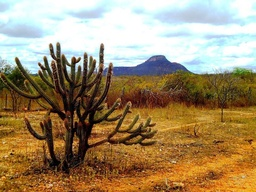
#> input picture imagens/sertao2.jpg, 256 x 192 px, shrunk from 960 x 720 before the run
$ python cannypoints.py
#> lines starting #> are read from the running program, lines starting #| are printed output that depends on the picture; after the words box and inside, x2 and y2 are one past the last pixel; in counts of white or black regions, pixels touching at a corner belong together
#PDI - Processamento Digital de Imagens
#Capítulo 19. Detecção de bordas com o algoritmo de Canny
import cv2
import random
import time

JITTER = 3
STEP = 3

def cannyfilter(image, val):
    imgCanny = cv2.Canny(image, val, 3 * val)
    return imgCanny

def pontilhismo(image, imagecolor, raio):
    imgponto = imagecolor.copy()
    height, width = image.shape

    xrange = list(range(height // STEP))
    yrange = list(range(width // STEP))

    for i in range(len(xrange)):
        xrange[i] = xrange[i] * STEP + STEP // 2

    for i in range(len(yrange)):
        yrange[i] = yrange[i] * STEP + STEP // 2

    # Gerar uma semente aleatória para o embaralhamento
    seed = int(time.time() * 1000)  # Usando a hora atual para gerar uma semente única
    random.seed(seed)
    random.shuffle(xrange)

    for i in xrange:
        random.shuffle(yrange)
        for j in yrange:
            # Adicionar jitter aleatório
            x = i + random.randint(-JITTER, JITTER)
            y = j + random.randint(-JITTER, JITTER)

            # Garantir que x e y estão dentro dos limites da imagem
            if x >= 0 and x < image.shape[0] and y >= 0 and y < image.shape[1]:
                pixel_value = imagecolor[x, y]
                blue, green, red = pixel_value
                color = (int(blue), int(green), int(red))
                # Desenhar um círculo no ponto correspondente
                cv2.circle(imgponto, (y, x), raio, color , -1, cv2.LINE_AA)
   # cv2.imshow("teste", imgponto)
    return imgponto

def desenha(imgPonti, imagecolor, imgCanny, p):
    imgCannyPoint = imgPonti.copy()
    for i in range(imgPonti.shape[0]):
        for j in range(imgPonti.shape[1]):
            if (imgCanny[i][j] == 255):
                #gray = int(image[i][j])
                pixel_value = imagecolor[i,j]
                blue, green, red = pixel_value
                color = (int(blue), int(green), int(red))
                cv2.circle(imgCannyPoint, (j, i), p, color, p)
    return imgCannyPoint

#Int main:
arquivo = "imagens/sertao2.jpg"
imagecolor = cv2.imread(arquivo, cv2.IMREAD_COLOR)
#> imagecolor is the input picture: shape (192, 256, 3); mean B, G, R 107.6, 140.4, 160.8
image = cv2.imread(arquivo, cv2.IMREAD_GRAYSCALE)
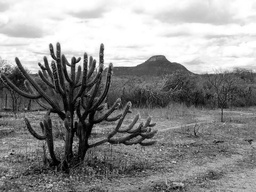
#> image: shape (192, 256); min 0, max 255, mean 142.8

if image is None:
    print(f"Erro abrindo imagem {arquivo}")
    exit()

cv2.imshow("Original", imagecolor)
raio = 10
for qnt in range(1, 100, 10):
    imgCanny = cannyfilter(image, qnt*2)

    cv2.imshow(f"Canny{qnt}", imgCanny)
    cv2.imwrite(f"imagens/filtercanny{qnt}.png", imgCanny)

    imgp = pontilhismo(image, imagecolor, raio+1)
    imgCannyPoint = desenha(imgp, imagecolor, imgCanny, raio)

    cv2.imshow(f"cannypoint{qnt}", imgCannyPoint)
    cv2.imwrite(f"imagens/canny&point{qnt}.png", imgCannyPoint)

    raio = raio - 1
    if raio <= 0:
        raio = 1
#> this loop made 10 passes
#> pass 1, in cannyfilter, `imgCanny = cv2.Canny(image, val, 3 * val)`:
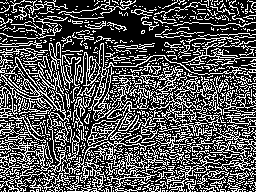
#> imgCanny: shape (192, 256); 33% white in thin lines or dots
#> pass 1, `imgp = pontilhismo(image, imagecolor, raio+1)`:
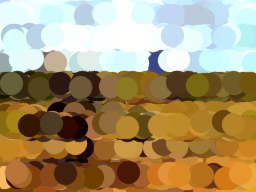
#> imgp: shape (192, 256, 3); mean B, G, R 112.5, 149, 168.6
#> pass 1, `imgCannyPoint = desenha(imgp, imagecolor, imgCanny, raio)`:
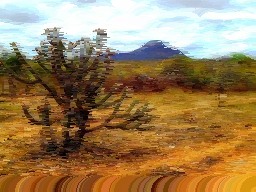
#> imgCannyPoint: shape (192, 256, 3); mean B, G, R 90, 128.9, 156.4
#> after the loop:
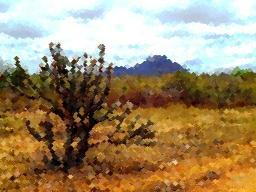
#> imgp: shape (192, 256, 3); mean B, G, R 107.9, 140.6, 161.1
#> after the loop, raio = 1

cv2.imshow("cannypoint", imgCannyPoint)
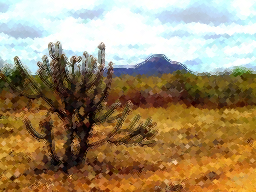
#> window 'cannypoint': shape (192, 256, 3); mean B, G, R 107.4, 140.1, 160.7
cv2.imwrite("imagens/bordaspontilhismo.png", imgCanny)
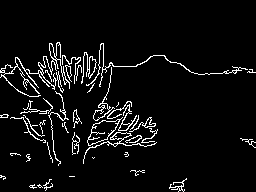
#> saved as bordaspontilhismo.png: shape (192, 256); 5.7% white in thin lines or dots, all inside (x1, y1, x2, y2) = (0, 42, 256, 192)
cv2.imwrite("imagens/pontilhismo.png", imgp)
cv2.imwrite("imagens/PontilhismoeCanny.png", imgCannyPoint)
cv2.waitKey(0)
cv2.destroyAllWindows()

$ run again, with imagens/flor.jpg copied over imagens/sertao2.jpg
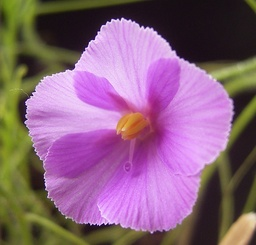
#> input picture imagens/flor.jpg, 256 x 245 px, shrunk from 1305 x 1251 before the run
#> imagecolor is the input picture: shape (245, 256, 3); mean B, G, R 124.9, 99.5, 137.9
#> the loop `for qnt in range(1, 100, 10):` made 10 passes
#> pass 1, in cannyfilter, `imgCanny = cv2.Canny(image, val, 3 * val)`:
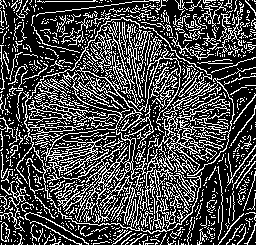
#> imgCanny: shape (245, 256); 28.5% white in thin lines or dots
#> after the loop `for qnt in range(1, 100, 10):`: raio = 1
#> `cv2.imwrite("imagens/bordaspontilhismo.png", imgCanny)`:
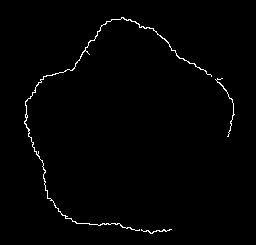
#> saved as bordaspontilhismo.png: shape (245, 256); 1.1% white in thin lines or dots, all inside (x1, y1, x2, y2) = (24, 17, 235, 234)

$ run again, with imagens/fotopendrive.jpg copied over imagens/sertao2.jpg
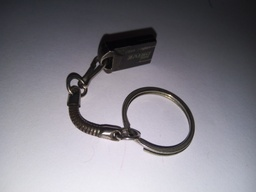
#> input picture imagens/fotopendrive.jpg, 256 x 192 px, shrunk from 4160 x 3120 before the run
#> imagecolor is the input picture: shape (192, 256, 3); mean B, G, R 135.4, 127.3, 129.3
#> the loop `for qnt in range(1, 100, 10):` made 10 passes
#> pass 1, in cannyfilter, `imgCanny = cv2.Canny(image, val, 3 * val)`:
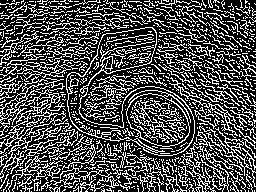
#> imgCanny: shape (192, 256); 31.3% white in thin lines or dots
#> after the loop `for qnt in range(1, 100, 10):`: raio = 1
#> `cv2.imwrite("imagens/bordaspontilhismo.png", imgCanny)`:
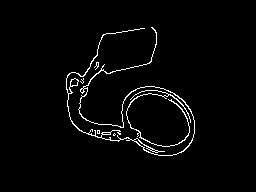
#> saved as bordaspontilhismo.png: shape (192, 256); 2.5% white in thin lines or dots, all inside (x1, y1, x2, y2) = (66, 27, 195, 156)
